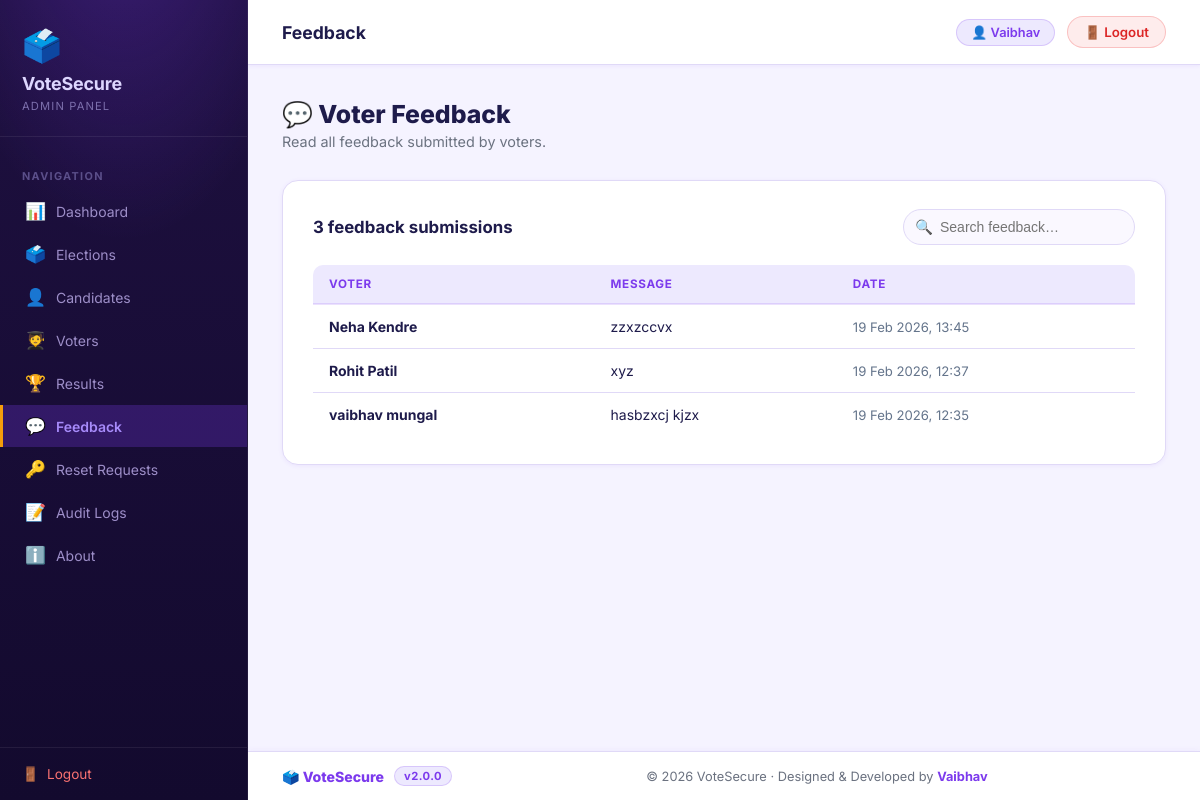
/admin/feedback.php (signed in), run on an earlier commit of the app's database.
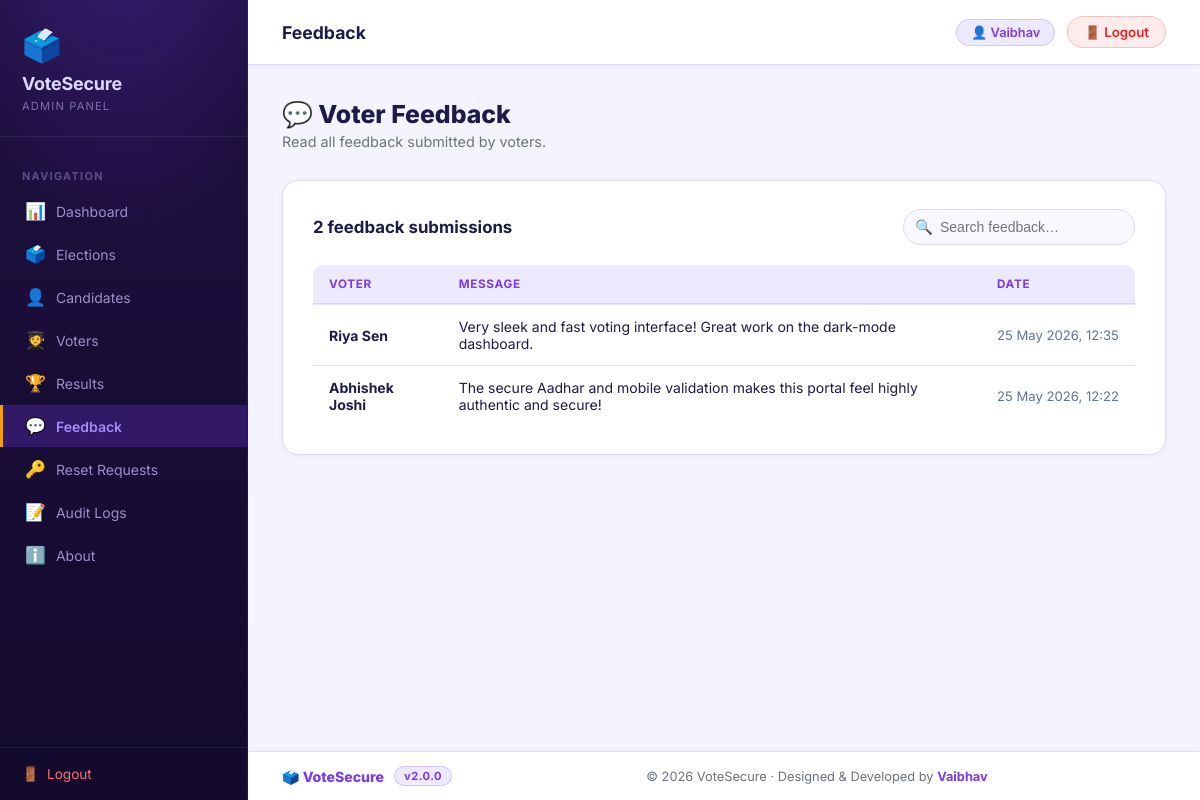
And on a later commit of the database.
### tables this page shows
CREATE TABLE `feedback` (
  `id` int(11) NOT NULL,
  `user_id` int(11) DEFAULT NULL,
  `message` text DEFAULT NULL,
  `created_at` timestamp NOT NULL DEFAULT current_timestamp()
);

CREATE TABLE `users` (
  `id` int(11) NOT NULL,
  `name` varchar(100) DEFAULT NULL,
  `email` varchar(100) DEFAULT NULL,
  `password` varchar(255) DEFAULT NULL,
  `election_card` varchar(20) DEFAULT NULL,
  `mobile` varchar(15) DEFAULT NULL,
  `has_voted` tinyint(4) DEFAULT 0,
  `created_at` timestamp NOT NULL DEFAULT current_timestamp(),
  `type` varchar(50) NOT NULL DEFAULT 'College'
);

### admin/feedback.php (the view, shortened to what this page needs)
<?php
include("../config/database.php");
$page_title = "Feedback";
include("includes/header.php");
$feedbacks = $conn->query(
    "SELECT f.message, f.created_at, u.name
     FROM feedback f
     JOIN users u ON f.user_id = u.id
     ORDER BY f.id DESC"
)->fetch_all(MYSQLI_ASSOC);
?>
<h1 class="page-title">💬 Voter Feedback</h1>
<p class="page-subtitle">Read all feedback submitted by voters.</p>
<div class="card">
    <div class="actions-row">
        <div class="card-title" style="margin:0;border:none;padding:0;">
            <?php echo count($feedbacks); ?> feedback submissions
        </div>
        <div class="search-bar">
            <span class="search-icon">🔍</span>
            <input type="text" id="searchBox" placeholder="Search feedback…">
        </div>
    </div>
    <div class="table-wrap">
        <table class="data-table" id="feedbackTable">
            <thead>
                <tr><th>Voter</th><th>Message</th><th>Date</th></tr>
            </thead>
            <tbody>
            <?php if(empty($feedbacks)): ?>
                <tr><td colspan="3" style="text-align:center;color:#64748b;padding:24px;">No feedback submitted yet.</td></tr>
            <?php else: ?>
            <?php foreach($feedbacks as $row): ?>
                <tr>
                    <td><strong><?php echo htmlspecialchars($row['name']); ?></strong></td>
                    <td><?php echo htmlspecialchars($row['message']); ?></td>
                    <td style="white-space:nowrap;color:#64748b;font-size:.82rem;">
                        <?php echo $row['created_at'] ? date('d M Y, H:i', strtotime($row['created_at'])) : '—'; ?>
                    </td>
                </tr>
            <?php endforeach; ?>
            <?php endif; ?>
            </tbody>
        </table>
    </div>
</div>
<?php include("includes/footer.php"); ?>

### admin/includes/header.php (shortened to what this page needs)
<?php
$admin_name = htmlspecialchars($_SESSION['admin']);
$current    = basename($_SERVER['PHP_SELF']);
$nav_items = [
    'dashboard.php'         => ['icon' => '📊', 'label' => 'Dashboard'],
    'manage_elections.php'  => ['icon' => '🗳️',  'label' => 'Elections'],
    'manage_candidates.php' => ['icon' => '👤',  'label' => 'Candidates'],
    'manage_voters.php'     => ['icon' => '🧑‍🎓', 'label' => 'Voters'],
    'results.php'           => ['icon' => '🏆',  'label' => 'Results'],
    'feedback.php'          => ['icon' => '💬',  'label' => 'Feedback'],
    'reset_requests.php'    => ['icon' => '🔑',  'label' => 'Reset Requests'],
    'logs.php'              => ['icon' => '📝',  'label' => 'Audit Logs'],
    'about.php'             => ['icon' => 'ℹ️',  'label' => 'About'],
];
?>
<!DOCTYPE html>
<html lang="en">
<head>
    <link rel="stylesheet" href="../assets/css/admin.css">
</head>
<body>
<aside class="sidebar">
    <div class="sidebar-brand">
        <div class="brand-icon">🗳️</div>
        <span class="brand-name">VoteSecure</span>
        <span class="brand-sub">Admin Panel</span>
    </div>
    <nav class="sidebar-nav">
        <div class="nav-section-label">Navigation</div>
        <?php foreach($nav_items as $file => $item): ?>
        <a href="<?php echo $file; ?>"
           class="sidebar-link <?php echo ($current === $file) ? 'active' : ''; ?>">
            <span class="nav-icon"><?php echo $item['icon']; ?></span>
            <span><?php echo $item['label']; ?></span>
        </a>
        <?php endforeach; ?>
    </nav>
    <div class="sidebar-footer">
        <a href="logout.php">
            <span>🚪</span>
            <span>Logout</span>
        </a>
    </div>
</aside>
<div class="admin-wrapper">
    <div class="topbar">
        <span class="topbar-title"><?php echo htmlspecialchars($page_title ?? 'Dashboard'); ?></span>
        <div class="topbar-right">
            <span class="admin-badge">👤 <?php echo $admin_name; ?></span>
            <a href="logout.php" class="topbar-logout">🚪 Logout</a>
        </div>
    </div>
    <div class="page-content">

What changed in the data, as far as the page shows it:
removed feedback: user.name "Neha Kendre", message "zzxzccvx", created_at "19 Feb 2026, 13:45"
removed feedback: user.name "Rohit Patil", message "xyz", created_at "19 Feb 2026, 12:37"
removed feedback: user.name "vaibhav mungal", message "hasbzxcj kjzx", created_at "19 Feb 2026, 12:35"
added feedback: user.name "Riya Sen", message "Very sleek and fast voting interface! Great work on the dark-mode dashboard.", created_at "25 May 2026, 12:35"
now on this page (row edited): feedback: user.name "Abhishek Joshi", message "The secure Aadhar and mobile validation makes this portal feel highly authentic and secure!", created_at "25 May 2026, 12:22"
Also different on the page:
count($feedbacks): "3" → "2"
